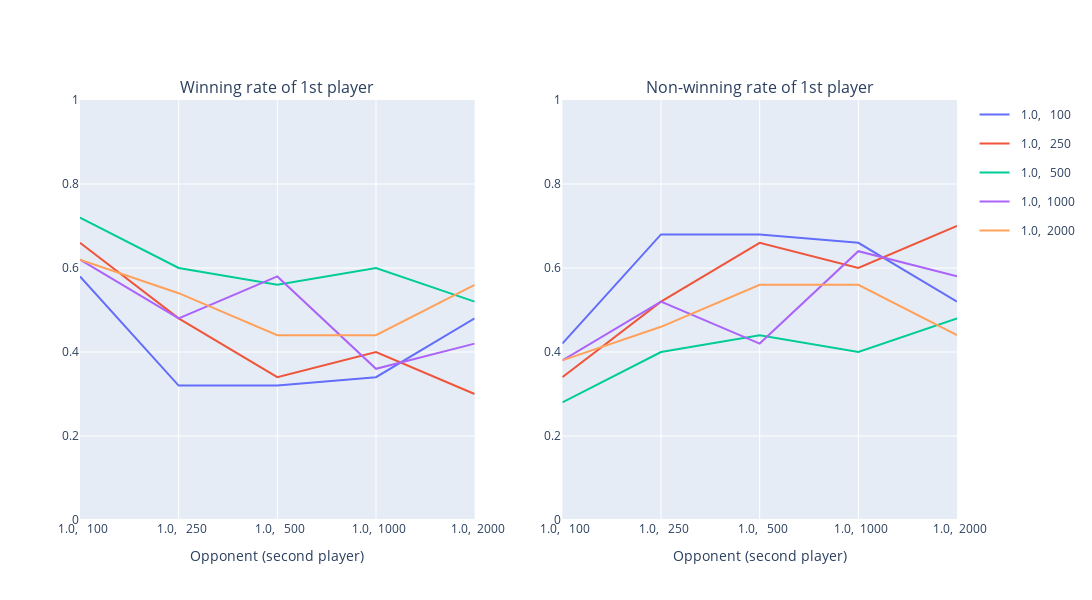

Notebook code cell kept with this figure:
### Code cell
from plotly.colors import qualitative
fig = go.Figure()

fig = make_subplots(rows=1, cols=2, subplot_titles=["Winning rate of 1st player", "Non-winning rate of 1st player"])
line_color = ["blue", "green", "orange", "magenta", "pink"]

second_player = ["{c:5.1f}, {n_simulation:5d}".format(**g) for g in game_config]
for i in range(len(game_config)):
    fig.add_trace(
        go.Scatter(
            x = second_player,
            y = (result[i,:,1]) / n_round,
            mode="lines",
            marker_color=qualitative.Plotly[i],
            name="{c:5.1f}, {n_simulation:5d}".format(**game_config[i]),
            legendgroup=i,
        ),
        row=1, col=1
    )


    
    fig.add_trace(
        go.Scatter(
            x = second_player,
            y = (result[i,:,0] + result[i,:,2]) / n_round,
            mode="lines",
            marker_color=qualitative.Plotly[i],
            legendgroup=i,
            showlegend=False,
        ),
        row=1, col=2
    )

fig.update_layout(
    height=600,
    width=1200,
)
fig.update_xaxes(
    title_text="Opponent (second player)",
)
fig.update_yaxes(
    range=[0,1],
)
fig.show()

### Figure 1 — Plotly figure (JSON) as saved in the notebook; plotly's stock layout.template omitted (floating-point values rounded to 4 significant figures)
{"data": [{"legendgroup": "0", "marker": {"color": "#636EFA"}, "mode": "lines", "name": "  1.0,   100", "type": "scatter", "x": ["  1.0,   100", "  1.0,   250", "  1.0,   500", "  1.0,  1000", "  1.0,  2000"], "xaxis": "x", "y": [0.58, 0.32, 0.32, 0.34, 0.48], "yaxis": "y"}, {"legendgroup": "0", "marker": {"color": "#636EFA"}, "mode": "lines", "showlegend": false, "type": "scatter", "x": ["  1.0,   100", "  1.0,   250", "  1.0,   500", "  1.0,  1000", "  1.0,  2000"], "xaxis": "x2", "y": [0.42, 0.68, 0.68, 0.66, 0.52], "yaxis": "y2"}, {"legendgroup": "1", "marker": {"color": "#EF553B"}, "mode": "lines", "name": "  1.0,   250", "type": "scatter", "x": ["  1.0,   100", "  1.0,   250", "  1.0,   500", "  1.0,  1000", "  1.0,  2000"], "xaxis": "x", "y": [0.66, 0.48, 0.34, 0.4, 0.3], "yaxis": "y"}, {"legendgroup": "1", "marker": {"color": "#EF553B"}, "mode": "lines", "showlegend": false, "type": "scatter", "x": ["  1.0,   100", "  1.0,   250", "  1.0,   500", "  1.0,  1000", "  1.0,  2000"], "xaxis": "x2", "y": [0.34, 0.52, 0.66, 0.6, 0.7], "yaxis": "y2"}, {"legendgroup": "2", "marker": {"color": "#00CC96"}, "mode": "lines", "name": "  1.0,   500", "type": "scatter", "x": ["  1.0,   100", "  1.0,   250", "  1.0,   500", "  1.0,  1000", "  1.0,  2000"], "xaxis": "x", "y": [0.72, 0.6, 0.56, 0.6, 0.52], "yaxis": "y"}, {"legendgroup": "2", "marker": {"color": "#00CC96"}, "mode": "lines", "showlegend": false, "type": "scatter", "x": ["  1.0,   100", "  1.0,   250", "  1.0,   500", "  1.0,  1000", "  1.0,  2000"], "xaxis": "x2", "y": [0.28, 0.4, 0.44, 0.4, 0.48], "yaxis": "y2"}, {"legendgroup": "3", "marker": {"color": "#AB63FA"}, "mode": "lines", "name": "  1.0,  1000", "type": "scatter", "x": ["  1.0,   100", "  1.0,   250", "  1.0,   500", "  1.0,  1000", "  1.0,  2000"], "xaxis": "x", "y": [0.62, 0.48, 0.58, 0.36, 0.42], "yaxis": "y"}, {"legendgroup": "3", "marker": {"color": "#AB63FA"}, "mode": "lines", "showlegend": false, "type": "scatter", "x": ["  1.0,   100", "  1.0,   250", "  1.0,   500", "  1.0,  1000", "  1.0,  2000"], "xaxis": "x2", "y": [0.38, 0.52, 0.42, 0.64, 0.58], "yaxis": "y2"}, {"legendgroup": "4", "marker": {"color": "#FFA15A"}, "mode": "lines", "name": "  1.0,  2000", "type": "scatter", "x": ["  1.0,   100", "  1.0,   250", "  1.0,   500", "  1.0,  1000", "  1.0,  2000"], "xaxis": "x", "y": [0.62, 0.54, 0.44, 0.44, 0.56], "yaxis": "y"}, {"legendgroup": "4", "marker": {"color": "#FFA15A"}, "mode": "lines", "showlegend": false, "type": "scatter", "x": ["  1.0,   100", "  1.0,   250", "  1.0,   500", "  1.0,  1000", "  1.0,  2000"], "xaxis": "x2", "y": [0.38, 0.46, 0.56, 0.56, 0.44], "yaxis": "y2"}], "layout": {"annotations": [{"font": {"size": 16}, "showarrow": false, "text": "Winning rate of 1st player", "x": 0.225, "xanchor": "center", "xref": "paper", "y": 1, "yanchor": "bottom", "yref": "paper"}, {"font": {"size": 16}, "showarrow": false, "text": "Non-winning rate of 1st player", "x": 0.775, "xanchor": "center", "xref": "paper", "y": 1, "yanchor": "bottom", "yref": "paper"}], "height": 600, "width": 1200, "xaxis": {"anchor": "y", "domain": [0, 0.45], "title": {"text": "Opponent (second player)"}}, "xaxis2": {"anchor": "y2", "domain": [0.55, 1], "title": {"text": "Opponent (second player)"}}, "yaxis": {"anchor": "x", "domain": [0, 1], "range": [0, 1]}, "yaxis2": {"anchor": "x2", "domain": [0, 1], "range": [0, 1]}}}
